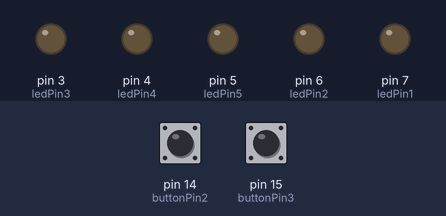
Bench run of a sketch on a simulated Arduino Uno, built with avr-gcc and run on an emulated ATmega328P. Shown: output pins drawn as LEDs (lit = HIGH). Dashed ring = blinking. The test bench sets the inputs (shaded band); at power-on: pin 14 (buttonPin2) HIGH, pin 15 (buttonPin3) HIGH.

Above: at 1.2 s.
1.3 s: pin 14 (buttonPin2) pulled LOW for 1 s
At 3.5 s:
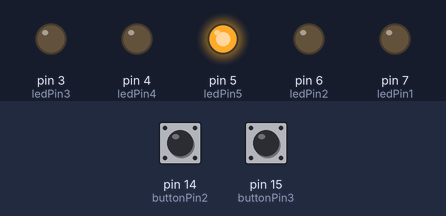
3.8 s: pin 15 (buttonPin3) pulled LOW for 3.2 s
At 8.1 s:
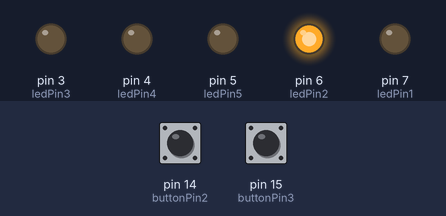
8.5 s: pin 14 (buttonPin2) pulled LOW for 3.2 s
At 8.8 s:
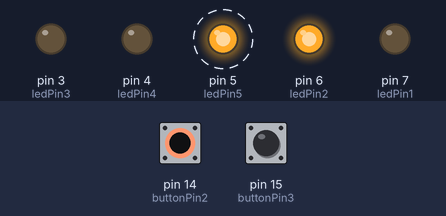
13.2 s: pin 14 (buttonPin2) pulled LOW for 0.15 s
At 14.3 s:
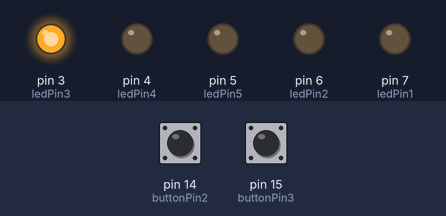
14.9 s: pin 15 (buttonPin3) pulled LOW for 0.15 s
At 15.6 s:
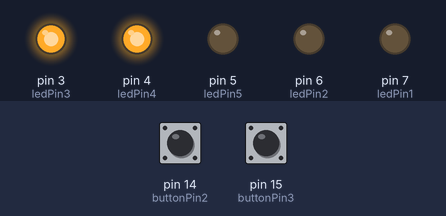
16.6 s: pin 15 (buttonPin3) pulled LOW for 1 s
At 18.7 s:
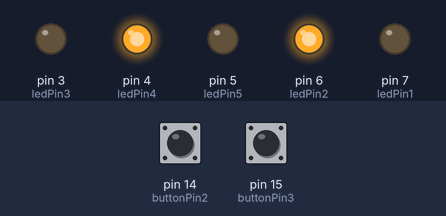
Timing chart, 0 to 20.1 s (numbered marks = the images above; inputs shaded):
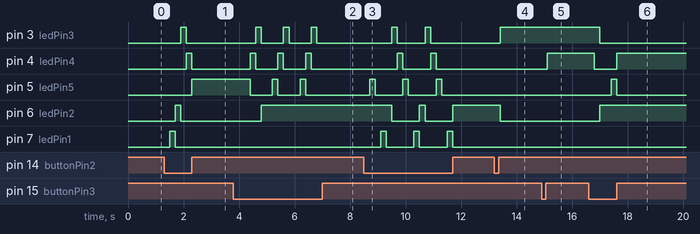

Measured:
- after the input at 1.3 s, pin 3 (ledPin3): LOW → HIGH after 0.60 s, → LOW 0.20 s later; pin 4 (ledPin4): LOW → HIGH after 0.80 s, → LOW 0.20 s later; pin 5 (ledPin5): LOW → HIGH after 1.0 s; pin 6 (ledPin2): LOW → HIGH after 0.40 s, → LOW 0.20 s later; pin 7 (ledPin1): LOW → HIGH after 0.20 s, → LOW 0.20 s later
- after the input at 3.8 s, pin 3 (ledPin3): alternates HIGH for 0.20 s and LOW for 0.80 s, 6 changes in all, then stays LOW, starting after 0.80 s; pin 4 (ledPin4): alternates HIGH for 0.20 s and LOW for 0.80 s, 6 changes in all, then stays LOW, starting after 0.60 s
- after the input at 8.5 s, pin 3 (ledPin3): alternates HIGH for 0.20 s and LOW for 1.0 s, 4 changes in all, then stays LOW, starting after 1.0 s; pin 4 (ledPin4): alternates HIGH for 0.20 s and LOW for 1.0 s, 4 changes in all, then stays LOW, starting after 1.2 s
- after the input at 13.2 s, pin 3 (ledPin3): LOW → HIGH after 0.20 s; pin 6 (ledPin2): HIGH → LOW after 0.20 s
- after the input at 14.9 s, pin 4 (ledPin4): LOW → HIGH after 0.20 s
- after the input at 16.6 s, pin 3 (ledPin3): HIGH → LOW after 0.40 s; pin 4 (ledPin4): HIGH → LOW after 0.20 s, → HIGH 0.80 s later; pin 5 (ledPin5): LOW → HIGH after 0.80 s, → LOW 0.20 s later; pin 6 (ledPin2): LOW → HIGH after 0.40 s

The sketch:

buttonMenu.ino
```cpp
const int buttonPin1 = 2;
const int buttonPin2 = 14;
const int buttonPin3 = 15;

const int ledPin1 = 7;
const int ledPin2 = 6;
const int ledPin3 = 3;
const int ledPin4 = 4;
const int ledPin5 = 5;

const int buzzerPin = 9;

uint8_t scrollPos = 0;

const int led[5]={ledPin1, ledPin2, ledPin3, ledPin4, ledPin5};

void setup() {
for (uint8_t x=0; x<5; x++)
{
  pinMode(led[x],OUTPUT);
}

 pinMode(buttonPin1,INPUT_PULLUP);
 pinMode(buttonPin2,INPUT_PULLUP);
 pinMode(buttonPin3,INPUT_PULLUP);
}


void loop() {

 if(!digitalRead(buttonPin3))
  {
    delay(200);
    scrollDown();
  }

 if(!digitalRead(buttonPin2))
  {
    delay(200);
    SrollUp();
  }

}

void SrollUp()
{
  if(scrollPos>0)
  {
    digitalWrite(led[scrollPos-1],LOW);
  }

    digitalWrite(led[scrollPos],HIGH);

  scrollPos++;
  if(scrollPos==6)
  {
    digitalWrite(led[4],LOW);
    scrollPos=0;
  }
}

void scrollDown()
{
  digitalWrite(led[scrollPos],HIGH);

  if(scrollPos==0)
  {
    digitalWrite(led[scrollPos],LOW);
    scrollPos=5;
  }

  if(scrollPos<5){
     digitalWrite(led[scrollPos+1],LOW);
    }

  if(scrollPos>0)
  {
      scrollPos--;
  }


}

void scroll_up()
{
  if(scrollPos<5)
   {
    digitalWrite(led[scrollPos],LOW);
    digitalWrite(led[scrollPos],HIGH);
   }
}
```
